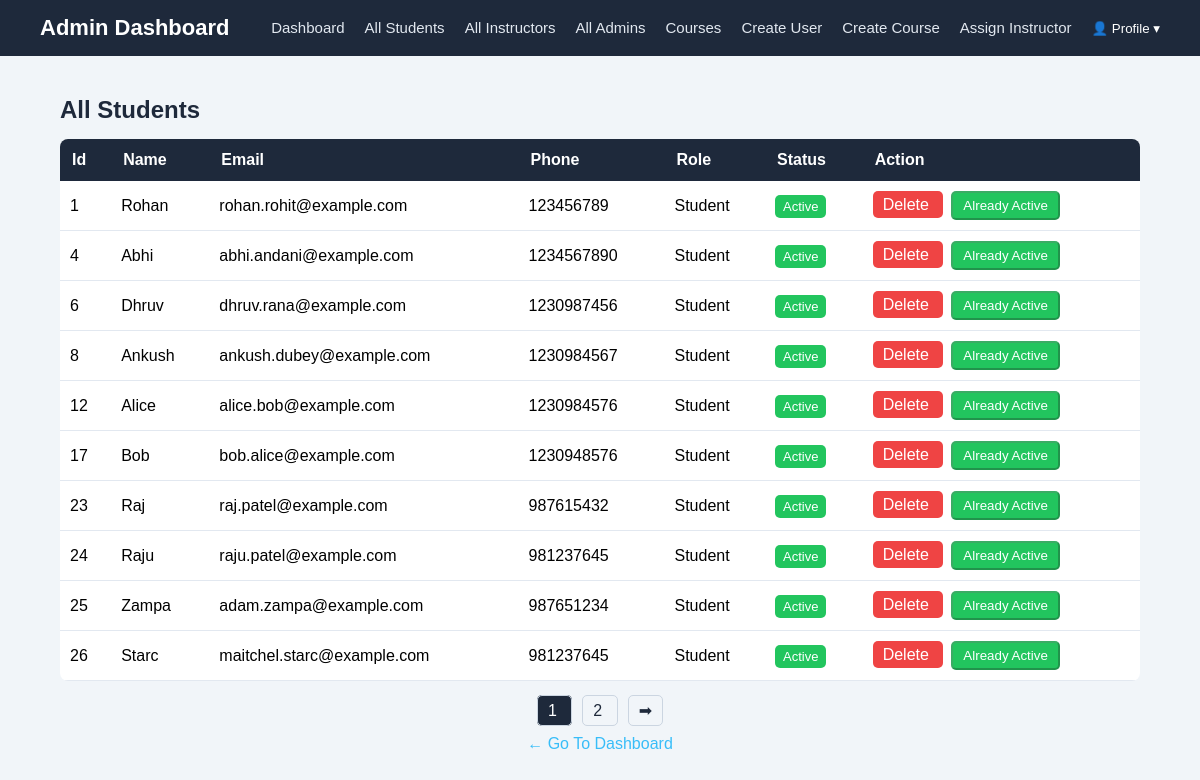
/ui/alllStudents.php (signed in), run on the app's committed database.
### tables this page shows
CREATE TABLE `users` (
  `id` int NOT NULL AUTO_INCREMENT,
  `name` varchar(255) NOT NULL,
  `email` varchar(255) NOT NULL,
  `password` varchar(255) NOT NULL,
  `phone` bigint NOT NULL,
  `role` enum('Student', 'Instructor', 'Admin') NOT NULL,
  `created_at` timestamp NULL DEFAULT CURRENT_TIMESTAMP,
  `isActive` enum('Active', 'Inactive') DEFAULT 'Active',
  PRIMARY KEY (`id`),
  UNIQUE KEY `email` (`email`)
);

### Class/User.php (called while the page is built, shortened)
<?php
require_once 'Database.php';
class User
{
    private $conn;
    public function __construct()
    {
        $db = new Database();
        $this->conn = $db->connect();
    }
    public function totalStudents($page, $limit)
    {
        try {
            $offset = ($page - 1) * $limit;
            $sql = "SELECT * FROM users WHERE role = 'Student' LIMIT ? OFFSET ?";
            $stmt = $this->conn->prepare($sql);
            $stmt->bind_param('ii', $limit, $offset);
            $stmt->execute();
            $result = $stmt->get_result();
            $data = [];
            while ($row = $result->fetch_assoc()) {
                $data[] = $row;
            }
            return ["status" => true, "data" => $data];
        } catch (Exception $e) {
            return ["status" => false, "message" => $e->getMessage()];
        }
    }
    public function countStudents()
    {
        try {
            $sql = "SELECT COUNT(*) as total FROM users WHERE role = 'Student'";
            $result = $this->conn->query($sql);
            return ["status" => true, "count" => $result->fetch_assoc()['total']];
        } catch (Exception $e) {
            return ["status" => false, "message" => $e->getMessage()];
        }
    }
}
?>

### Class/Database.php (called while the page is built, shortened)
<?php
class Database
{
    public function connect()
    {
        $this->conn = new mysqli(
            $_ENV['host'],
            $_ENV['username'],
            $_ENV['password'],
            $_ENV['dbname'],
            $_ENV['port']
        );
        return $this->conn;
    }
}

### handlers/adminDashboardHandler.php (called while the page is built, shortened)
<?php
require_once __DIR__ . "./../Class/User.php";
$userObj = new User();
$limit = 10;
$tab = $_GET['tab'] ?? 'students';
$student_page = max(1, (int)($_GET['student_page'] ?? 1));
if ($tab === 'students') {
    $studentResponse = $userObj->totalStudents($student_page, $limit);
    if ($studentResponse['status']) {
        $students = $studentResponse['data'];
    } else {
        $students = [];
        $_SESSION['error'] = $studentResponse['message'];
    }
    if ($userObj->countStudents()['status']) {
        $totalStudents = $userObj->countStudents()['count'];
    } else {
        $totalStudents = [];
        $_SESSION['error'] = $userObj->countStudents()['message'];
    }
    $totalStudentPages = ceil($totalStudents / $limit);
}

### ui/alllStudents.php (the view, shortened to what this page needs)
<?php
require __DIR__ . "./../handlers/adminDashboardHandler.php";
?>
<!DOCTYPE html>
<html lang="en">
<head>
    <link rel="stylesheet" href="./css/index.css">
</head>
<body>
    <?php require 'navbar.php'; ?>
    <div class="table-container">
        <h2>All Students</h2>
        <table class="custom-table">
            <tr>
                <th>Id</th>
                <th>Name</th>
                <th>Email</th>
                <th>Phone</th>
                <th>Role</th>
                <th>Status</th>
                <th>Action</th>
            </tr>
            <?php foreach ($students as $student): ?>
                <tr>
                    <td><?= $student['id']; ?></td>
                    <td><?= $student['name']; ?></td>
                    <td><?= $student['email']; ?></td>
                    <td><?= $student['phone']; ?></td>
                    <td><?= $student['role']; ?></td>
                    <td>
                        <span class="status <?= strtolower($student['isActive']) ?>">
                            <?= $student['isActive']; ?>
                        </span>
                    </td>
                    <td>
                        <a class="delete-btn"
                            href="/course-management/auth/Delete.php?id=<?= $student['id']; ?>"
                            onclick="return confirm('Are you sure?')">
                            Delete
                        </a>
                        <?php if (strtolower($student['isActive']) === 'active'): ?>
                            <button class="active-btn disabled" disabled>
                                Already Active
                            </button>
                        <?php endif; ?>
                    </td>
                </tr>
            <?php endforeach; ?>
        </table>
        <div class="pagination">
            <?php for ($i = 1; $i <= $totalStudentPages; $i++): ?>
                <a href="?tab=students&student_page=<?= $i ?>"
                    class="<?= ($i == $student_page) ? 'active' : '' ?>">
                    <?= $i ?>
                </a>
            <?php endfor; ?>
            <?php if ($student_page < $totalStudentPages): ?>
                <a href="?tab=students&student_page=<?= $student_page + 1 ?>">➡</a>
            <?php endif; ?>
        </div>
        <a href="./admin_dashboard.php" class="back-link">← Go To Dashboard</a>
    </div>
</body>
<br /><br />
</html>

### ui/navbar.php (shortened to what this page needs)
<!DOCTYPE html>
<html lang="en">
<head>
    <link rel="stylesheet" href="./css/index.css">
</head>
<body>
    <nav class="navbar">
        <div class="logo"><a href="admin_dashboard.php">Admin Dashboard</a></div>
        <ul class="nav-links">
            <li><a href="admin_dashboard.php">Dashboard</a></li>
            <li><a href="alllStudents.php?tab=students">All Students</a></li>
            <li><a href="allInstructor.php?tab=instructors">All Instructors</a></li>
            <li><a href="allAdmin.php?tab=admins">All Admins</a></li>
            <li><a href="courseWithInstructor.php?tab=courses">Courses</a></li>
            <li><a href="admin_create_user.php">Create User</a></li>
            <li><a href="createCourse.php">Create Course</a></li>
            <li><a href="assignInstructor.php">Assign Instructor</a></li>
            <li class="profile-dropdown">
                <button onclick="toggleDropdown()">👤 Profile ▾</button>
            </li>
        </ul>
    </nav>
</body>
</html>

### ui/css/index.css (style rules this page uses)
* { margin: 0; padding: 0; box-sizing: border-box; }
body { font-family: Arial, sans-serif; }
.navbar { display: flex; justify-content: space-between; align-items: center; background-color: #1e293b; padding: 15px 40px; }
.logo > a { color: #ffffff; font-size: 22px; font-weight: bold; text-decoration: none; }
.nav-links { list-style: none; display: flex; gap: 20px; }
.nav-links li a { text-decoration: none; color: #e2e8f0; font-size: 15px; transition: 0.3s; }
body { background-color: #f1f5f9; }
.back-link { display: block; text-align: center; margin-top: 15px; text-decoration: none; color: #38bdf8; }
.table-container { width: 90%; margin: 40px auto; }
.table-container h2 { margin-bottom: 15px; color: #1e293b; }
.custom-table { width: 100%; border-collapse: collapse; background: #fff; border-radius: 8px; overflow: hidden; }
.custom-table th { background-color: #1e293b; color: #fff; padding: 12px; text-align: left; }
.custom-table td { padding: 10px; border-bottom: 1px solid #e2e8f0; }
.status { padding: 4px 8px; border-radius: 5px; font-size: 13px; }
.status.active { background-color: #22c55e; color: white; }
.delete-btn { color: white; background-color: #ef4444; padding: 5px 10px; border-radius: 5px; text-decoration: none; }
.active-btn { color: white; background-color: #22c55e; padding: 5px 10px; margin-left: 8px; border-radius: 5px; text-decoration: none; }
.pagination { margin-top: 20px; text-align: center; }
.pagination a { margin: 0 5px; padding: 6px 10px; text-decoration: none; border-radius: 5px; color: #1e293b; border: 1px solid #cbd5e1; }
.pagination a.active { background-color: #1e293b; color: white; }
.profile-dropdown { position: relative; }
.profile-dropdown > button { background-color: transparent; border: 0px; color: white; }

### data on the page
users: id "1", name "Rohan", email "rohan.rohit@example.com", phone "123456789", role "Student", isActive "Active", shows "Already Active"
users: id "4", name "Abhi", email "abhi.andani@example.com", phone "1234567890", role "Student", isActive "Active", shows "Already Active"
users: id "6", name "Dhruv", email "dhruv.rana@example.com", phone "1230987456", role "Student", isActive "Active", shows "Already Active"
users: id "8", name "Ankush", email "ankush.dubey@example.com", phone "1230984567", role "Student", isActive "Active", shows "Already Active"
users: id "12", name "Alice", email "alice.bob@example.com", phone "1230984576", role "Student", isActive "Active", shows "Already Active"
users: id "17", name "Bob", email "bob.alice@example.com", phone "1230948576", role "Student", isActive "Active", shows "Already Active"
users: id "23", name "Raj", email "raj.patel@example.com", phone "987615432", role "Student", isActive "Active", shows "Already Active"
users: id "24", name "Raju", email "raju.patel@example.com", phone "981237645", role "Student", isActive "Active", shows "Already Active"
users: id "25", name "Zampa", email "adam.zampa@example.com", phone "987651234", role "Student", isActive "Active", shows "Already Active"
users: id "26", name "Starc", email "maitchel.starc@example.com", phone "981237645", role "Student", isActive "Active", shows "Already Active"
